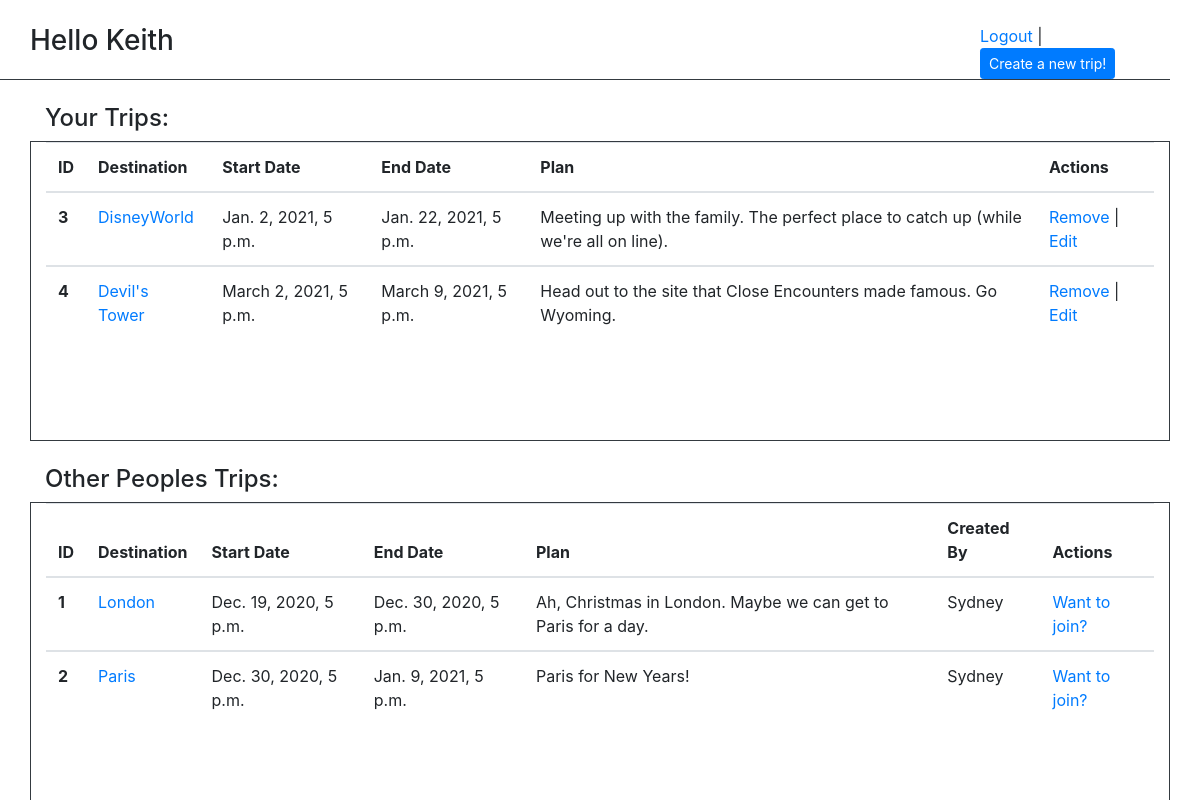
/trips/ (signed in), run on an earlier commit of the app's database.
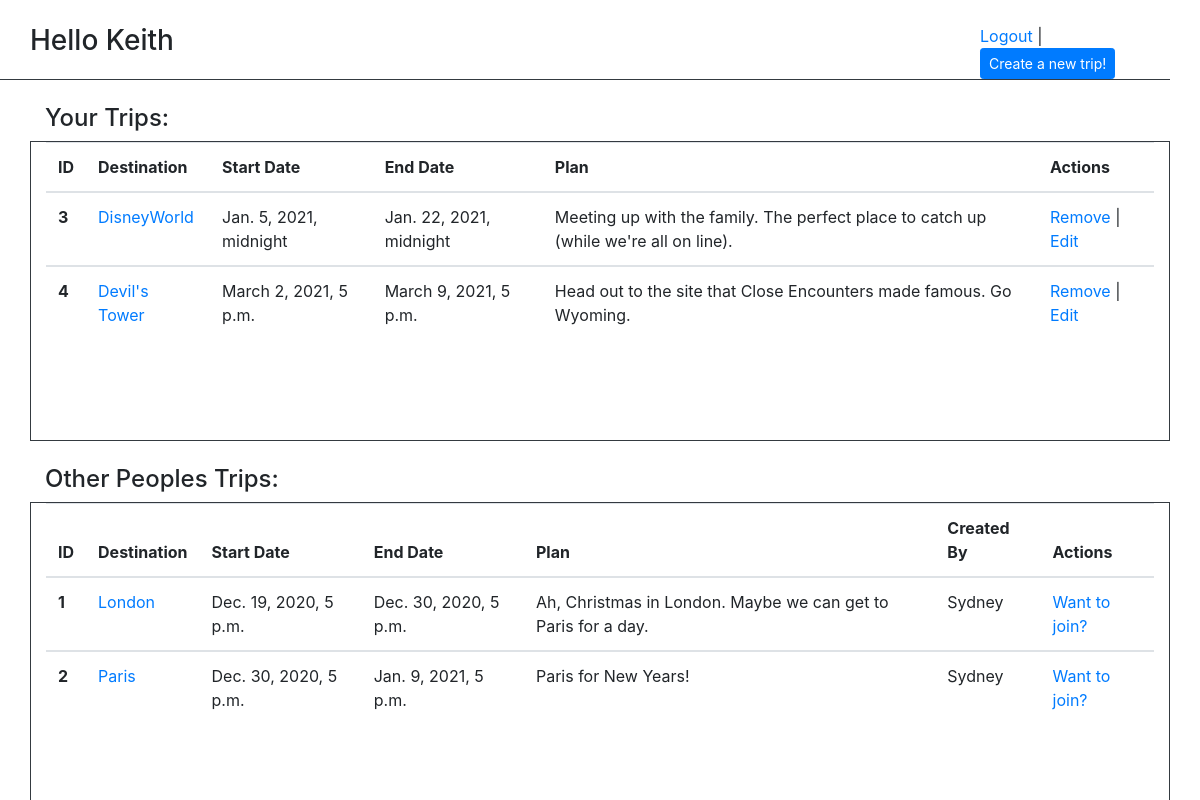
And on a later commit of the database.
### trips/models.py (models this page shows)
class Trip(models.Model):
    destination = models.CharField(max_length=255)
    plan = models.CharField(max_length=255)
    start_date = models.DateTimeField()
    end_date = models.DateTimeField()
    created_at = models.DateTimeField(auto_now_add=True)
    updated_at = models.DateTimeField(auto_now=True)
    created_by = models.ForeignKey(
        User, related_name="trips_created", on_delete=models.CASCADE)
    joiners = models.ManyToManyField(
        User, related_name="trips_joined")
    objects = TripManager()

### login/models.py (models this page shows)
class User(models.Model):
    first_name = models.CharField(max_length=255)
    last_name = models.CharField(max_length=255)
    alias_name = models.CharField(max_length=255, blank=True)
    email = models.CharField(max_length=255)
    password = models.CharField(max_length=255)
    birthday = models.DateTimeField()
    created_at = models.DateTimeField(auto_now_add=True)
    updated_at = models.DateTimeField(auto_now=True)
    objects = UserManager()

### trips/views.py (the view)
# urls.py: path('', views.index),
def index(request):
    this_user = User.objects.get(id=request.session['userid'])
    this_users_trips = this_user.trips_created.all()
    this_users_trips_joined = this_user.trips_joined.all()
    other_users_trips = Trip.objects.filter().exclude(created_by=this_user)
    context = {'this_users_trips': this_users_trips,
               'this_users_trips_joined': this_users_trips_joined,
               'other_users_trips': other_users_trips}
    return render(request, 'index.html', context)

### trips/templates/index.html (shortened to what this page needs)
<!DOCTYPE html>
<html lang="en">
<head>
    {% load static %}
    <link rel="stylesheet" href="{% static '/css/bootstrap.css' %}">
</head>
<body>
    <div class='container-fluid'>
        <br>
        <div class='container row col-12 border-bottom border-dark'>
            <h3 class='col-10'>Hello {{request.session.first_name}} </h3>
            <div class='col-2'>
                <a href="/logout">Logout</a> |
                <form action="/trips/new" method="post" style='display: inline-block;'>
                    <input class="btn btn-primary btn-sm" type="submit" value="Create a new trip!">
                </form>
            </div>
        </div>
        <div class='container col-12'>
            <br>
            <h4 class='col-2'>Your Trips:</h4>
            <div class='container col-12 border border-dark' style='height: 300px;' style='overflow: scroll;'>
                <table class="table">
                    <thead>
                        <tr>
                            <th scope="col">ID</th>
                            <th scope="col">Destination</th>
                            <th scope="col">Start Date</th>
                            <th scope="col">End Date</th>
                            <th scope="col">Plan</th>
                            <th scope="col">Actions</th>
                        </tr>
                    </thead>
                    {% for trip in this_users_trips %}
                    <tbody>
                        <tr>
                            <th scope="row">{{trip.id}}</th>
                            <td><a href="/trips/{{trip.id}}">{{trip.destination}}</a></td>
                            <td>{{trip.start_date}}</td>
                            <td>{{trip.end_date}}</td>
                            <td>{{trip.plan}}</td>
                            <td><a href="/trips/{{trip.id}}/delete">Remove</a> | <a
                                    href="/trips/{{trip.id}}/edit">Edit</a></td>
                        </tr>
                    </tbody>
                    {% endfor %}
                </table>
            </div>
            <br>
            <h4 class='col-12'>Other Peoples Trips:</h4>
            <div class='container col-12 border border-dark' style='height: 300px;'>
                <table class=" table">
                    <thead>
                        <tr>
                            <th scope="col">ID</th>
                            <th scope="col">Destination</th>
                            <th scope="col">Start Date</th>
                            <th scope="col">End Date</th>
                            <th scope="col">Plan</th>
                            <th scope="col">Created By</th>
                            <th scope="col">Actions</th>
                        </tr>
                    </thead>
                    {% for trip in other_users_trips %}
                    <tbody>
                        <tr>
                            <th scope="row">{{trip.id}}</th>
                            <td><a href="/trips/{{trip.id}}">{{trip.destination}}</a></td>
                            <td>{{trip.start_date}}</td>
                            <td>{{trip.end_date}}</td>
                            <td>{{trip.plan}}</td>
                            <td>{{trip.created_by.first_name}}</td>
                            <td><a href="/trips/{{trip.id}}/join">Want to join?</a></td>
                        </tr>
                    </tbody>
                    {% endfor %}
                </table>
            </div>
        </div>
    </div>
</body>
</html>

What changed in the data, as far as the page shows it:
changed Trip "DisneyWorld": start_date "Jan. 2, 2021, 5 p.m." → "Jan. 5, 2021, midnight"; end_date "Jan. 22, 2021, 5 p.m." → "Jan. 22, 2021, midnight"
